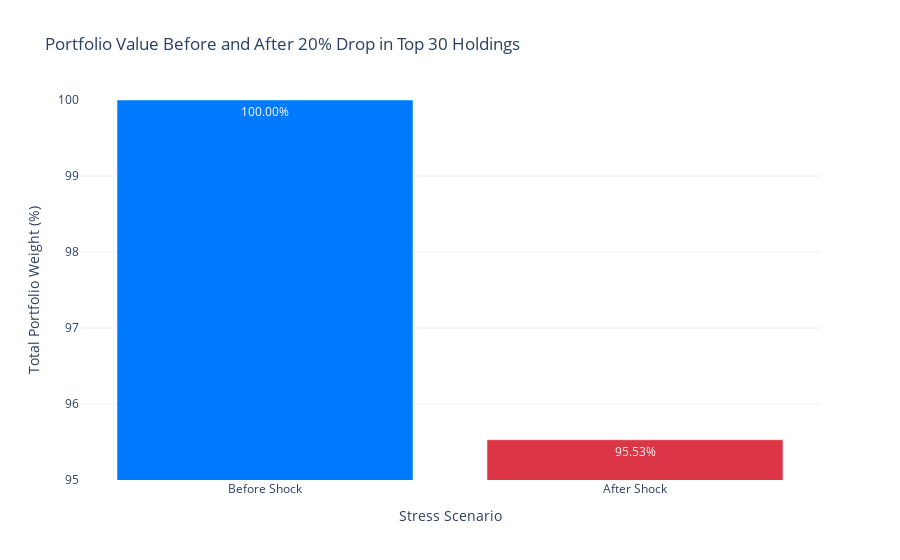

Notebook code cell kept with this figure:
### Markdown cell above
**Interpretation of Results**  
The results indicate that although the largest holdings represent a significant share of the total portfolio, the overall exposure remains contained. A 20% decline in the top 30 holdings leads to only a 4.47% reduction in total portfolio weight, suggesting that diversification across smaller positions effectively mitigates concentration risk. This aligns with the low HHI value and the Lorenz curve, both of which reflect a moderately diversified structure despite noticeable inequality in individual weights.

### Code cell
import plotly.graph_objects as go

# Datos del stress test
total_before = 100
loss = 4.47  # del resultado del stress test
total_after = total_before - loss

# Crear figura
fig = go.Figure()

fig.add_trace(go.Bar(
    x=['Before Shock', 'After Shock'],
    y=[total_before, total_after],
    text=[f'{total_before:.2f}%', f'{total_after:.2f}%'],
    textposition='auto',
    marker_color=['#007bff', '#dc3545']
))

fig.update_layout(
    title='Portfolio Value Before and After 20% Drop in Top 30 Holdings',
    yaxis_title='Total Portfolio Weight (%)',
    xaxis_title='Stress Scenario',
    yaxis=dict(range=[95, 100]),  # enfoca la escala para notar la leve diferencia
    template='plotly_white',
    showlegend=False
)

fig.show()

### Figure 1 — Plotly figure (JSON) as saved in the notebook; plotly's stock layout.template omitted (floating-point values rounded to 4 significant figures)
{"data": [{"marker": {"color": ["#007bff", "#dc3545"]}, "text": ["100.00%", "95.53%"], "textposition": "auto", "type": "bar", "x": ["Before Shock", "After Shock"], "y": [100, 95.53]}], "layout": {"showlegend": false, "title": {"text": "Portfolio Value Before and After 20% Drop in Top 30 Holdings"}, "xaxis": {"title": {"text": "Stress Scenario"}}, "yaxis": {"range": [95, 100], "title": {"text": "Total Portfolio Weight (%)"}}}}
